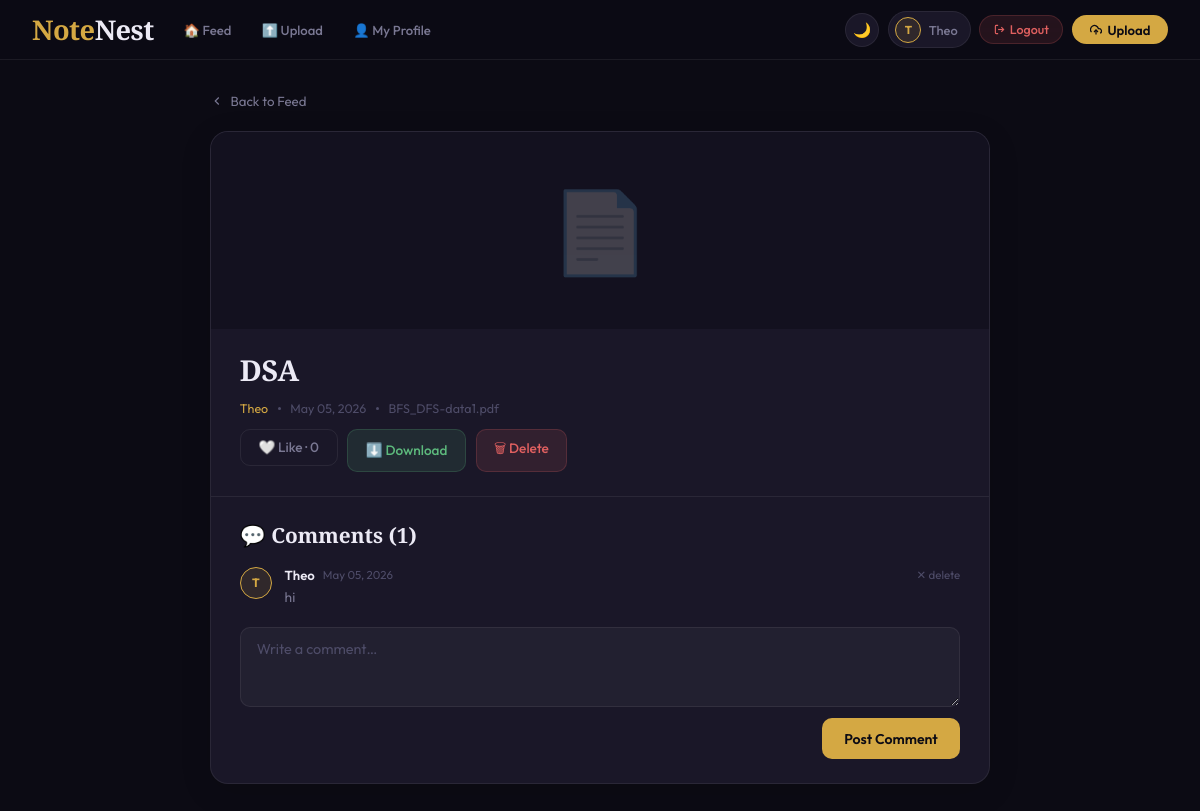
/file/1/ (signed in), run on the app's committed database.
### myapp/models.py (models this page shows, shortened)
class SharedFile(models.Model):
    user        = models.ForeignKey(User, on_delete=models.CASCADE, related_name='files')
    title       = models.CharField(max_length=200)
    description = models.TextField(blank=True)
    file        = models.FileField(upload_to='uploads/')
    uploaded_at = models.DateTimeField(auto_now_add=True)
    def filename(self):
        return os.path.basename(self.file.name)
    def extension(self):
        name, ext = os.path.splitext(self.file.name)
        return ext.lower().strip('.')
    def is_image(self):
        return self.extension() in ['jpg', 'jpeg', 'png', 'gif', 'webp', 'svg']
    def is_video(self):
        return self.extension() in ['mp4', 'webm', 'mov', 'avi']
    def is_audio(self):
        return self.extension() in ['mp3', 'wav', 'ogg', 'm4a']
    def is_pdf(self):
        return self.extension() == 'pdf'
    def like_count(self):
        return self.likes.count()
    def comment_count(self):
        return self.comments.count()
    class Meta:
        ordering = ['-uploaded_at']

class Comment(models.Model):
    user       = models.ForeignKey(User, on_delete=models.CASCADE, related_name='comments')
    file       = models.ForeignKey(SharedFile, on_delete=models.CASCADE, related_name='comments')
    body       = models.TextField()
    created_at = models.DateTimeField(auto_now_add=True)
    class Meta:
        ordering = ['created_at']

### myapp/views.py (the view)
# urls.py: path('file/<int:pk>/',      views.file_detail,   name='file_detail'),
@login_required(login_url='login')
def file_detail(request, pk):
    shared_file = get_object_or_404(SharedFile, pk=pk)
    comments    = shared_file.comments.all()
    liked       = Like.objects.filter(user=request.user, file=shared_file).exists()
    if request.method == 'POST':
        body = request.POST.get('body', '').strip()
        if body:
            Comment.objects.create(user=request.user, file=shared_file, body=body)
            messages.success(request, 'Comment added!')
            return redirect('file_detail', pk=pk)
    return render(request, 'file_detail.html', {
        'file': shared_file,
        'comments': comments,
        'liked': liked,
    })

### myapp/templates/file_detail.html (shortened to what this page needs)
{% extends 'base.html' %}
{% block content %}
<div class="detail-wrap">
  <a href="/" class="back-link">
    <svg width="14" height="14" viewBox="0 0 24 24" fill="none" stroke="currentColor" stroke-width="2"><polyline points="15 18 9 12 15 6"/></svg>
    Back to Feed
  </a>
  <div class="detail-card">
    <div class="detail-preview">
      {% if file.is_image %}
        <img src="{{ file.file.url }}" alt="{{ file.title }}">
      {% elif file.is_video %}
        <video src="{{ file.file.url }}" controls></video>
      {% elif file.is_audio %}
        <audio src="{{ file.file.url }}" controls></audio>
      {% elif file.is_pdf %}
        <div class="big-icon">📄</div>
      {% else %}
        <div class="big-icon">📦</div>
      {% endif %}
    </div>
    <div class="detail-info">
      <div class="detail-title">{{ file.title }}</div>
      <div class="detail-meta">
        <a href="/profile/{{ file.user.username }}/" style="color:var(--gold);">{{ file.user.username }}</a>
        <span class="dot"></span>
        <span>{{ file.uploaded_at|date:"M d, Y" }}</span>
        <span class="dot"></span>
        <span>{{ file.filename }}</span>
      </div>
      <div class="detail-actions">
        <form method="POST" action="/file/{{ file.pk }}/like/">
          <button type="submit" class="det-btn like {% if liked %}liked{% endif %}">
            {% if liked %}❤️ Liked{% else %}🤍 Like{% endif %} · {{ file.like_count }}
          </button>
        </form>
        <a href="/file/{{ file.pk }}/download/" class="det-btn download">⬇️ Download</a>
        {% if request.user == file.user %}
        <a href="/file/{{ file.pk }}/delete/" class="det-btn delete"
           onclick="return confirm('Delete this file?')">🗑 Delete</a>
        {% endif %}
      </div>
    </div>
    <div class="comments-section">
      <div class="comments-title">💬 Comments ({{ file.comment_count }})</div>
      {% if comments %}
        {% for c in comments %}
        <div class="comment">
          <div class="comment-avatar">
            {% if c.user.profile.avatar %}<img src="{{ c.user.profile.avatar.url }}">
            {% else %}{{ c.user.username|first|upper }}{% endif %}
          </div>
          <div class="comment-body">
            <div class="comment-header">
              <a href="/profile/{{ c.user.username }}/" class="comment-user">{{ c.user.username }}</a>
              <span class="comment-date">{{ c.created_at|date:"M d, Y" }}</span>
              {% if request.user == c.user %}
              <a href="/comment/{{ c.pk }}/delete/" class="comment-del" onclick="return confirm('Delete comment?')">✕ delete</a>
              {% endif %}
            </div>
            <div class="comment-text">{{ c.body }}</div>
          </div>
        </div>
        {% endfor %}
      {% else %}
        <div class="no-comments">No comments yet — be the first!</div>
      {% endif %}
      <form method="POST" class="comment-form">
        <textarea class="f-textarea" name="body" placeholder="Write a comment…" required style="min-height:80px;"></textarea>
        <button type="submit" class="btn-comment">Post Comment</button>
      </form>
    </div>
  </div>
</div>
{% endblock %}

### myapp/templates/base.html (shortened to what this page needs)
<!DOCTYPE html>
<html lang="en" data-theme="dark">
<head>
</head>
<body>
<nav class="nav">
  <a class="nav-brand" href="/">Note<em>Nest</em></a>
  <div class="nav-links">
    <a href="/" class="nav-link {% block nav_feed %}{% endblock %}">🏠 Feed</a>
    <a href="/upload/" class="nav-link {% block nav_upload %}{% endblock %}">⬆️ Upload</a>
    {% if user.is_authenticated %}
    <a href="/profile/{{ user.username }}/" class="nav-link {% block nav_profile %}{% endblock %}">👤 My Profile</a>
    {% endif %}
  </div>
  <div class="nav-end">
    <button class="theme-btn" id="themeBtn" onclick="toggleTheme()">🌙</button>
    {% if user.is_authenticated %}
    <a href="/profile/{{ user.username }}/" class="user-chip">
      <div class="avatar">
        {% if user.profile.avatar %}
          <img src="{{ user.profile.avatar.url }}" alt="avatar">
        {% else %}
          {{ user.username|first|upper }}
        {% endif %}
      </div>
      <span class="user-name">{{ user.username }}</span>
    </a>
    <a href="/logout/" class="btn-logout">
      <svg width="11" height="11" viewBox="0 0 24 24" fill="none" stroke="currentColor" stroke-width="2.5"><path d="M9 21H5a2 2 0 0 1-2-2V5a2 2 0 0 1 2-2h4"/><polyline points="16 17 21 12 16 7"/><line x1="21" y1="12" x2="9" y2="12"/></svg>
      Logout
    </a>
    {% endif %}
    <a href="/upload/" class="btn-upload">
      <svg width="12" height="12" viewBox="0 0 24 24" fill="none" stroke="currentColor" stroke-width="2.5"><polyline points="16 16 12 12 8 16"/><line x1="12" y1="12" x2="12" y2="21"/><path d="M20.39 18.39A5 5 0 0 0 18 9h-1.26A8 8 0 1 0 3 16.3"/></svg>
      Upload
    </a>
  </div>
</nav>
<div class="main">
  {% block content %}{% endblock %}
</div>
</body>
</html>

### myapp/templates/base.html (style rules this page uses)
[data-theme="dark"] { --bg:#0c0b14;--bg2:#13111f;--card:#1a1728;--nav:rgba(12,11,20,.9); --border:rgba(255,255,255,.07);--border-h:rgba(255,255,255,.14); --gold:#d4a843;--gold-dim:rgba(212,168,67,.12);--gold-glow:rgba(212,168,67,.25); --red:#e06060;--red-dim:rgba(224,96,96,.12); --green:#5dba7d;--green-dim:rgba(93,186,125,.12); --blue:#5ba3d4;--text:#eceaf5;--text-2:#7a7893;--text-3:#4e4c68; --input:rgba(255,255,255,.04); }
*,*::before,*::after { margin:0;padding:0;box-sizing:border-box; }
body { font-family:'Outfit',sans-serif;background:var(--bg);color:var(--text);min-height:100vh;transition:background .3s,color .3s; }
a { text-decoration:none;color:inherit; }
button { font-family:inherit;cursor:pointer; }
.nav { position:sticky;top:0;z-index:300; background:var(--nav);backdrop-filter:blur(20px) saturate(1.4); border-bottom:1px solid var(--border); display:flex;align-items:center;justify-content:space-between; padding:0 2rem;height:60px;gap:1rem; }
.nav-brand { font-family:'Cormorant Garamond',serif;font-size:1.7rem;font-weight:700;color:var(--gold);letter-spacing:-.5px;flex-shrink:0; }
.nav-brand em { color:var(--text);font-style:normal; }
.nav-links { display:flex;gap:.2rem;flex:1; }
.nav-link { font-size:.82rem;font-weight:500;color:var(--text-2);padding:.35rem .85rem;border-radius:99px;transition:all .2s; }
.nav-end { display:flex;align-items:center;gap:.55rem;flex-shrink:0; }
.user-chip { display:flex;align-items:center;gap:.45rem;background:var(--card);border:1px solid var(--border);border-radius:99px;padding:.28rem .75rem .28rem .4rem;font-size:.8rem; }
.avatar { width:26px;height:26px;border-radius:50%;background:var(--gold-dim);border:1px solid var(--gold);display:flex;align-items:center;justify-content:center;font-size:.72rem;font-weight:700;color:var(--gold);overflow:hidden;flex-shrink:0; }
.user-name { color:var(--text-2);font-weight:500; }
.theme-btn { width:34px;height:34px;border-radius:50%;background:var(--card);border:1px solid var(--border);color:var(--text-2);font-size:.9rem;display:flex;align-items:center;justify-content:center;transition:all .2s; }
.btn-upload { background:var(--gold);color:#0c0b14;border:none;border-radius:99px;padding:.42rem 1.1rem;font-weight:600;font-size:.82rem;display:flex;align-items:center;gap:.35rem;transition:all .2s; }
.btn-logout { background:var(--red-dim);color:var(--red);border:1px solid rgba(224,96,96,.2);border-radius:99px;padding:.35rem .85rem;font-size:.78rem;font-weight:500;display:flex;align-items:center;gap:.3rem;transition:all .2s; }
.main { max-width:1100px;margin:0 auto;padding:2rem 1.5rem 4rem; }
.f-input,.f-textarea { background:var(--input);border:1px solid var(--border);border-radius:10px;padding:.75rem 1rem;color:var(--text);font-family:'Outfit',sans-serif;font-size:.9rem;outline:none;transition:border-color .2s,box-shadow .2s;width:100%; }
.f-input::placeholder,.f-textarea::placeholder { color:var(--text-3); }
.f-textarea { resize:vertical;min-height:110px; }

### data on the page
SharedFile: title "DSA", user.username "Theo", uploaded_at "May 05, 2026", filename "BFS_DFS-data1.pdf", like_count "0", comment_count "1"
Comment: user.username|first "T", user.username "Theo", created_at "May 05, 2026", body "hi"

### other printed values
{{ user.username|first|upper }} "T"
{{ user.username }} "Theo"
